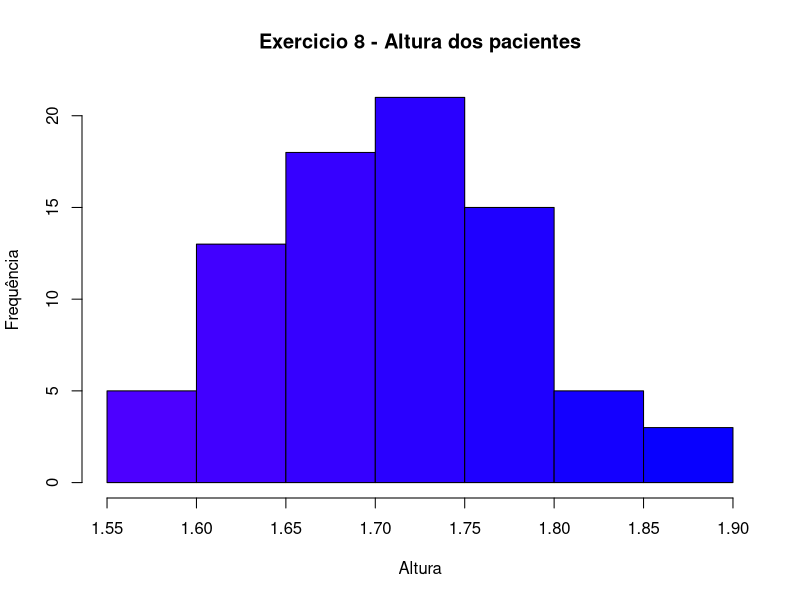

The R source for this figure:
library(readxl)
dados <- read_excel("dados/exercicio8.xls")
View(dados)
frequencia <- table(dados$`Altura dos pacientes`)
frequencia
hist(dados$`Altura dos pacientes`, xlab = "Altura", ylab = "Frequência", main="Exercicio 8 - Altura dos pacientes",  col = topo.colors(length(dados$`Altura dos pacientes`)))
dev.copy(device = jpeg, file = "graficos/exercicio8_figura1.jpeg", width = 600, height = 500, res = 100)
dev.off()

